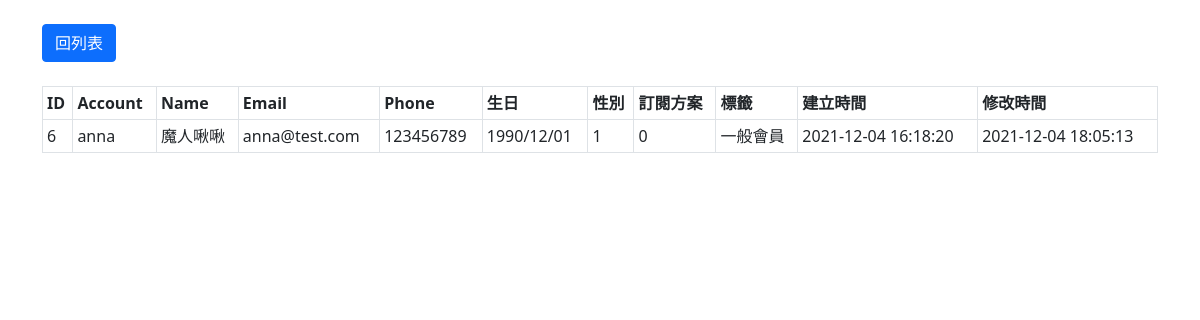
Before: /pages/customer/member.php?id=6 with the older database file.
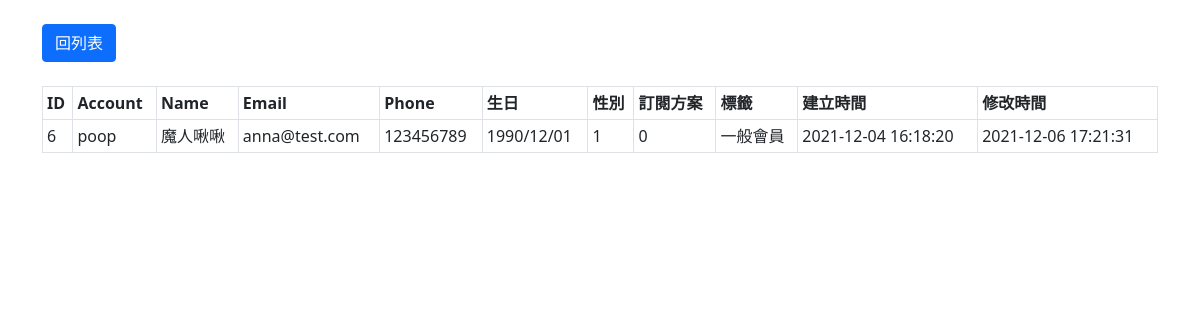
After: the same page with the newer database file.
### tables this page shows
CREATE TABLE `member` (
  `id` int(6) UNSIGNED NOT NULL,
  `account` varchar(30) DEFAULT NULL,
  `name` varchar(30) NOT NULL,
  `birthday` varchar(20) NOT NULL,
  `gender` int(20) NOT NULL,
  `password` varchar(30) DEFAULT NULL,
  `email` varchar(30) NOT NULL,
  `phone` int(20) NOT NULL,
  `subscribe` int(6) NOT NULL,
  `created_at` datetime DEFAULT NULL,
  `edit_at` datetime DEFAULT NULL,
  `valid` tinyint(4) DEFAULT NULL,
  `tag_id` varchar(10) NOT NULL
);

CREATE TABLE `tag` (
  `id` int(6) UNSIGNED NOT NULL,
  `name` varchar(20) NOT NULL
);

### pages/customer/member.php (the view, shortened to what this page needs)
<?php
if(isset($_GET["id"])){
    $id=$_GET["id"];
}else{
    $id=0;
}
require_once ("../../components/pdo-connect.php");
$sqlMember="SELECT member. *,tag.name AS tag_name FROM member
JOIN tag ON member.tag_id = tag.id
WHERE  member.id=? AND member.valid=1";
$stmt=$db_host->prepare($sqlMember);
try{
    $stmt->execute([$id]);
    $rowsMember=$stmt->fetch();
}catch(PDOException $e){
    echo $e->getMessage();
}
?>
<!doctype html>
<html lang="en">
<head>
    <link rel="stylesheet" href="https://cdn.jsdelivr.net/npm/bootstrap@5.0.2/dist/css/bootstrap.min.css">
</head>
<body>
<div class="container">
    <div class="row justify-content-center" >
        <div class="col-lg-12">
            <div class="py-2 my-3">
                <a href="user-list.php" class="btn btn-primary">回列表</a>
            </div>
          <table class="table table-bordered table-hover table-sm">
          <thead>
            <tr>
              <th scope="col">ID</th>
              <th scope="col">Account</th>
              <th scope="col">Name</th>
              <th scope="col">Email</th>
              <th scope="col">Phone</th>
              <th scope="col">生日</th>
              <th scope="col">性別</th>
              <th scope="col">訂閱方案</th>
              <th scope="col">標籤</th>
              <th scope="col">建立時間</th>
              <th scope="col">修改時間</th>
            </tr>
          </thead>
            <tbody>
            <tr>
              <td><?=$rowsMember["id"]?></td>
              <td><?=$rowsMember["account"]?></td>
              <td><?=$rowsMember["name"]?></td>
              <td><?=$rowsMember["email"]?></td>
              <td><?=$rowsMember["phone"]?></td>
              <td><?=$rowsMember["birthday"]?></td>
                <td><?=$rowsMember["gender"]?></td>
              <td><?=$rowsMember["subscribe"]?></td>
              <td><?=$rowsMember["tag_name"]?></td>
                <td><?=$rowsMember["created_at"]?></td>
                <td><?=$rowsMember["edit_at"]?></td>
            </tr>
            </tbody>
        </table>
        </div>
    </div>
</div>
</body>
</html>

Changed rows visible on the page:
changed member "魔人啾啾": account "anna" → "poop"; edit_at "2021-12-04 18:05:13" → "2021-12-06 17:21:31"
